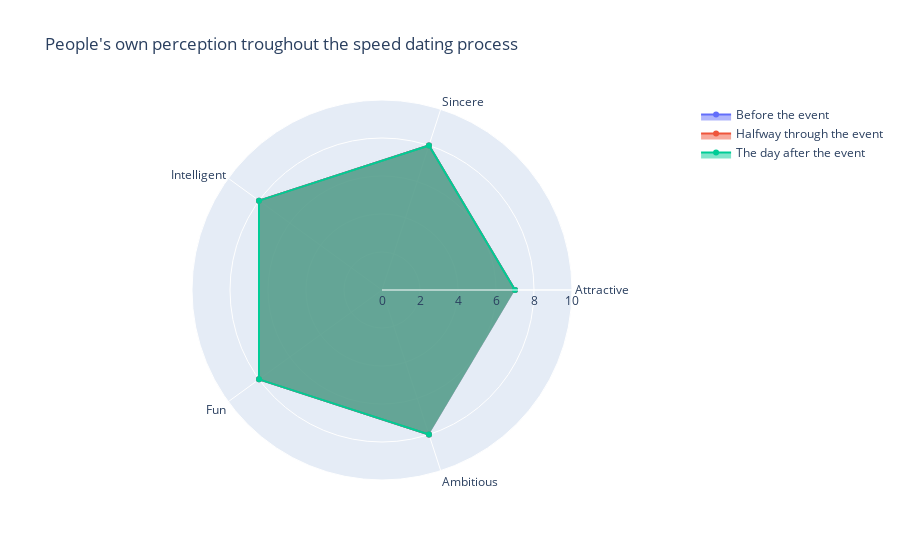
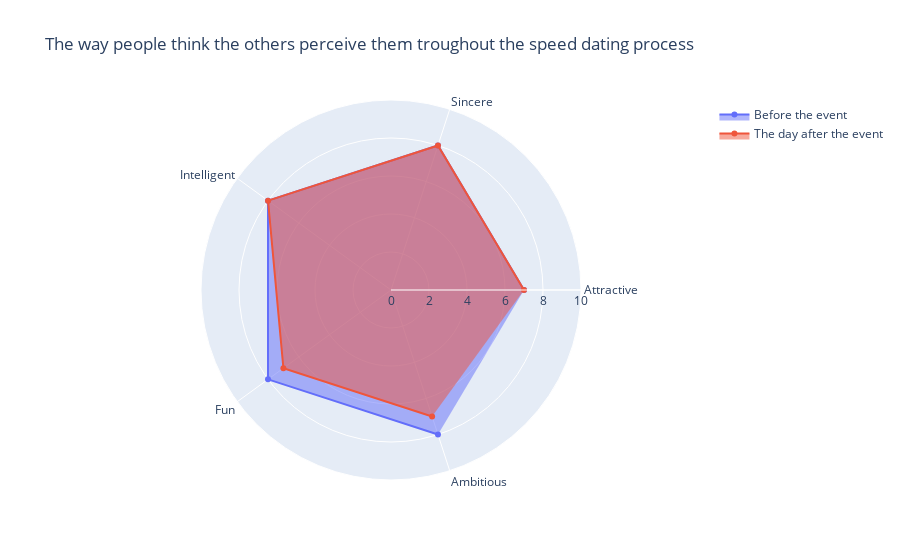

The code cell stored with these charts, in order, in its notebook:
### Code cell
categories = ['Attractive','Sincere','Intelligent', 'Fun', 'Ambitious']

# Plotting the way people perceive themselves throughout the 3 phases : features attr3_1, attr3_s, attr3_2 for 'attractive' and so on for all the attributes

fig = go.Figure()
fig.add_trace(go.Scatterpolar(
      r=[df_temp_median['attr3_1'], df_temp_median['sinc3_1'], df_temp_median['intel3_1'], df_temp_median['fun3_1'], df_temp_median['amb3_1']],
      theta=categories,
      fill='toself',
      name='Before the event'
))
fig.add_trace(go.Scatterpolar(
      r=[df_temp_median['attr3_s'], df_temp_median['sinc3_s'], df_temp_median['intel3_s'], df_temp_median['fun3_s'], df_temp_median['amb3_s']],
      theta=categories,
      fill='toself',
      name='Halfway through the event'
))
fig.add_trace(go.Scatterpolar(
      r=[df_temp_median['attr3_2'], df_temp_median['sinc3_2'], df_temp_median['intel3_2'], df_temp_median['fun3_2'], df_temp_median['amb3_2']],
      theta=categories,
      fill='toself',
      name='The day after the event'
))
fig.update_layout(
    title=go.layout.Title(text='People\'s own perception troughout the speed dating process'),
    polar=dict(radialaxis=dict(visible=True, range=[0, 10])),
    showlegend=True
)
fig.show()

# Plotting the way people think the others perceive them throughout the 2 phases : features attr5_1, attr5_2 for 'attractive' and so on for all the attributes

fig = go.Figure()
fig.add_trace(go.Scatterpolar(
      r=[df_temp_median['attr5_1'], df_temp_median['sinc5_1'], df_temp_median['intel5_1'], df_temp_median['fun5_1'], df_temp_median['amb5_1']],
      theta=categories,
      fill='toself',
      name='Before the event'
))
fig.add_trace(go.Scatterpolar(
      r=[df_temp_median['attr5_2'], df_temp_median['sinc5_2'], df_temp_median['intel5_2'], df_temp_median['fun5_2'], df_temp_median['amb5_2']],
      theta=categories,
      fill='toself',
      name='The day after the event'
))
fig.update_layout(
    title=go.layout.Title(text='The way people think the others perceive them troughout the speed dating process'),
    polar=dict(radialaxis=dict(visible=True, range=[0, 10])),
    showlegend=True
)
fig.show()

### Figure 1 — Plotly figure (JSON) as saved in the notebook; plotly's stock layout.template omitted (floating-point values rounded to 4 significant figures)
{"data": [{"fill": "toself", "name": "Before the event", "r": [7, 8, 8, 8, 8], "theta": ["Attractive", "Sincere", "Intelligent", "Fun", "Ambitious"], "type": "scatterpolar"}, {"fill": "toself", "name": "Halfway through the event", "r": [7, 8, 8, 8, 8], "theta": ["Attractive", "Sincere", "Intelligent", "Fun", "Ambitious"], "type": "scatterpolar"}, {"fill": "toself", "name": "The day after the event", "r": [7, 8, 8, 8, 8], "theta": ["Attractive", "Sincere", "Intelligent", "Fun", "Ambitious"], "type": "scatterpolar"}], "layout": {"polar": {"radialaxis": {"range": [0, 10], "visible": true}}, "showlegend": true, "title": {"text": "People's own perception troughout the speed dating process"}}}

### Figure 2 — Plotly figure (JSON) as saved in the notebook; plotly's stock layout.template omitted (floating-point values rounded to 4 significant figures)
{"data": [{"fill": "toself", "name": "Before the event", "r": [7, 8, 8, 8, 8], "theta": ["Attractive", "Sincere", "Intelligent", "Fun", "Ambitious"], "type": "scatterpolar"}, {"fill": "toself", "name": "The day after the event", "r": [7, 8, 8, 7, 7], "theta": ["Attractive", "Sincere", "Intelligent", "Fun", "Ambitious"], "type": "scatterpolar"}], "layout": {"polar": {"radialaxis": {"range": [0, 10], "visible": true}}, "showlegend": true, "title": {"text": "The way people think the others perceive them troughout the speed dating process"}}}
